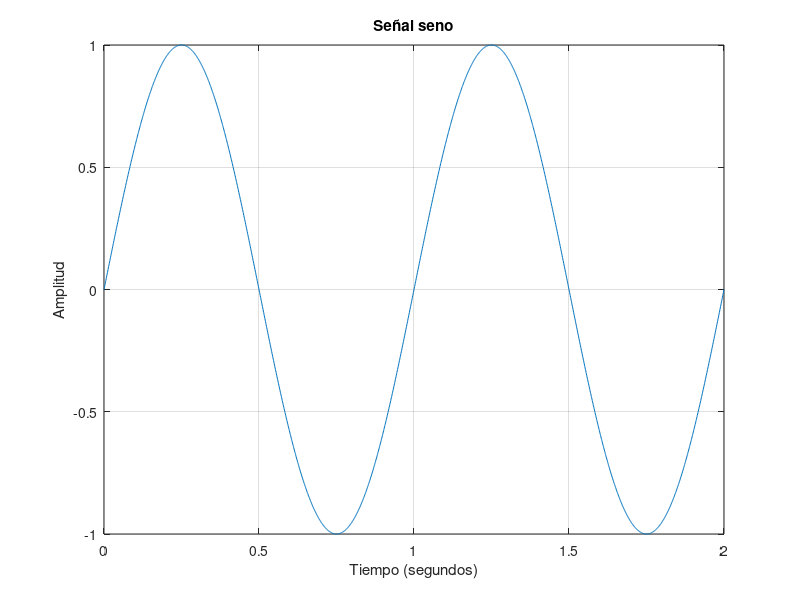

MATLAB code for this plot:
clc;
clear;
close all;

% Datos de la señal
amplitud = 1;
frecuencia = 1;
frecuencia_muestreo = 1000;
duracion = 2;

% Creación del vector de tiempo
tiempo = 0:1/frecuencia_muestreo:duracion;

% Creación de la señal seno
senal = amplitud * sin(2 * pi * frecuencia * tiempo);

% Gráfica de la señal
plot(tiempo, senal);

title("Señal seno");
xlabel("Tiempo (segundos)");
ylabel("Amplitud");

grid on;
